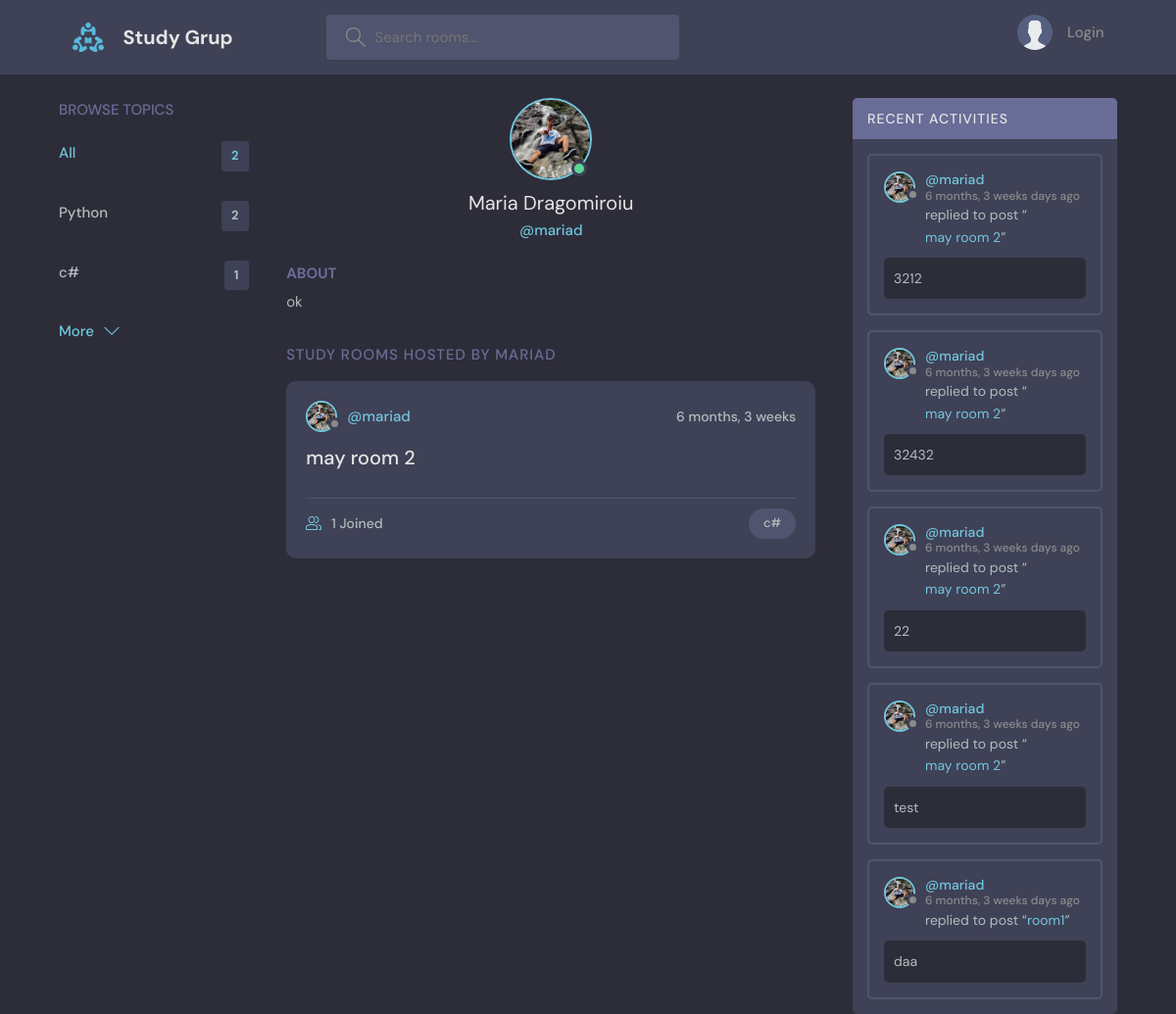
The page /profile/2 on the database its author committed.
### base/models.py (models this page shows, shortened)
class Topyc(models.Model):
    name = models.CharField(max_length=200)

class User(AbstractUser):
    name = models.CharField(max_length=200,null=True)
    email = models.EmailField(unique=True,null=True)
    bio = models.TextField(null=True)
    avatar = models.ImageField(null=True,default = 'avatar.svg')
    USERNAME_FIELD = 'email'
    REQUIRED_FIELDS = []

class Room(models.Model):
    host = models.ForeignKey(User, on_delete= models.SET_NULL, null=True)
    topic = models.ForeignKey(Topyc,on_delete=models.SET_NULL,null=True)
    name = models.CharField(max_length=200)
    description = models.TextField(null = True,blank=True)
    participants = models.ManyToManyField(User,related_name='participants',blank=True)
    updated = models.DateTimeField(auto_now=True)
    created = models.DateTimeField(auto_now_add=True)
    def __str__(self) -> str:
        return self.name
    class Meta:
        ordering = ['-updated','-created']

class Messages(models.Model):
    user = models.ForeignKey(User,on_delete=models.CASCADE)
    room = models.ForeignKey(Room,on_delete=models.CASCADE)
    body = models.TextField()
    updated = models.DateTimeField(auto_now=True)
    created = models.DateTimeField(auto_now_add=True)
    class Meta:
        ordering = ['-updated','-created']
    def __str__(self) -> str:
        return self.body[0:50]

### base/views.py (the view)
# urls.py: path('profile/<str:pk>',userProfile,name='profile'),
def userProfile(request,pk):
    user = User.objects.get(id=pk)
    rooms = user.room_set.all()
    room_message = user.messages_set.all()
    topics =Topyc.objects.all()
    context={
        'user':user,
        'rooms':rooms,
        'room_messages':room_message,
        'topics':topics
    }
    return render(request,'base/profile.html',context)

### base/templates/base/profile.html (shortened to what this page needs)
{% extends 'main.html' %}
{% block content %}
<main class="profile-page layout layout--3">
    <div class="container">
      {% include 'base/topics_components.html' %}
      <div class="roomList">
        <div class="profile">
          <div class="profile__avatar">
            <div class="avatar avatar--large active">
              <img src="{{user.avatar.url}}" />
            </div>
          </div>
          <div class="profile__info">
            <h3>{{user.name}}</h3>
            <p>@{{user.username}}</p>
            </div>
          <div class="profile__about">
            <h3>About</h3>
            <p>
              {{user.bio}}
            </p>
          </div>
        </div>
        <div class="roomList__header">
          <div>
            <h2>Study Rooms Hosted by {{user.username}}</a>
            </h2>
          </div>
        </div>
        {% include 'base/feed_components.html' %}
      </div>
    {% include 'base/activity_components.html' %}
    </div>
  </main>
{% endblock %}

### templates/main.html (shortened to what this page needs)
<!DOCTYPE html>
{% load static %}
<html lang="en">
  <head>
    <link rel="stylesheet" href="{% static 'base/css/style.css' %}">
  </head>
  <body>
    {% include 'navbar.html' %}
    {% block content %}
    {% endblock content %}
  </body>
</html>

### templates/navbar.html (shortened to what this page needs)
{% load static %}
<header class="header header--loggedIn">
    <div class="container">
      <a href="/" class="header__logo">
        <img src="{% static 'base/assets/logo.svg' %}" />
        <h1>Study Grup</h1>
      </a>
      <form class="header__search">
        <label>
          <form action="{% url 'home' %}" method="GET">
            <input type="text" name="q" placeholder="Search rooms...">
        </form>
        </label>
      </form>
      <nav class="header__menu">
        {% if request.user.is_authenticated %}
        <div class="header__user">
          <a href="{% url 'profile' request.user.id %}">
            <div class="avatar avatar--medium active">
              <img src="{{request.user.avatar.url}}" />
            </div>
            <p>{{request.user.name}} <span>@{{request.user.username}}</span></p>
          </a>
          <button class="dropdown-button">
            <svg version="1.1" xmlns="http://www.w3.org/2000/svg" width="32" height="32" viewBox="0 0 32 32">
              <title>chevron-down</title>
              <path d="M16 21l-13-13h-3l16 16 16-16h-3l-13 13z"></path>
            </svg>
          </button>
        </div>
        <div class="dropdown-menu">
          <a href="{% url 'settings' %}" class="dropdown-link"
            ><svg version="1.1" xmlns="http://www.w3.org/2000/svg" width="32" height="32" viewBox="0 0 32 32">
              <title>tools</title>
              <path
                d="M27.465 32c-1.211 0-2.35-0.471-3.207-1.328l-9.392-9.391c-2.369 0.898-4.898 0.951-7.355 0.15-3.274-1.074-5.869-3.67-6.943-6.942-0.879-2.682-0.734-5.45 0.419-8.004 0.135-0.299 0.408-0.512 0.731-0.572 0.32-0.051 0.654 0.045 0.887 0.277l5.394 5.395 3.586-3.586-5.394-5.395c-0.232-0.232-0.336-0.564-0.276-0.887s0.272-0.596 0.572-0.732c2.552-1.152 5.318-1.295 8.001-0.418 3.274 1.074 5.869 3.67 6.943 6.942 0.806 2.457 0.752 4.987-0.15 7.358l9.392 9.391c0.844 0.842 1.328 2.012 1.328 3.207-0 2.5-2.034 4.535-4.535 4.535zM15.101 19.102c0.26 0 0.516 0.102 0.707 0.293l9.864 9.863c0.479 0.479 1.116 0.742 1.793 0.742 1.398 0 2.535-1.137 2.535-2.535 0-0.668-0.27-1.322-0.742-1.793l-9.864-9.863c-0.294-0.295-0.376-0.74-0.204-1.119 0.943-2.090 1.061-4.357 0.341-6.555-0.863-2.631-3.034-4.801-5.665-5.666-1.713-0.561-3.468-0.609-5.145-0.164l4.986 4.988c0.391 0.391 0.391 1.023 0 1.414l-5 5c-0.188 0.188-0.441 0.293-0.707 0.293s-0.52-0.105-0.707-0.293l-4.987-4.988c-0.45 1.682-0.397 3.436 0.164 5.146 0.863 2.631 3.034 4.801 5.665 5.666 2.2 0.721 4.466 0.604 6.555-0.342 0.132-0.059 0.271-0.088 0.411-0.088z"
              ></path>
            </svg>
            Settings</a
          >
          <a href="{% url 'logoutUser' %}" class="dropdown-link"
            ><svg version="1.1" xmlns="http://www.w3.org/2000/svg" width="32" height="32" viewBox="0 0 32 32">
              <title>sign-out</title>
              <path
                d="M3 0h22c0.553 0 1 0 1 0.553l-0 3.447h-2v-2h-20v28h20v-2h2l0 3.447c0 0.553-0.447 0.553-1 0.553h-22c-0.553 0-1-0.447-1-1v-30c0-0.553 0.447-1 1-1z"
              ></path>
              <path
                d="M21.879 21.293l1.414 1.414 6.707-6.707-6.707-6.707-1.414 1.414 4.293 4.293h-14.172v2h14.172l-4.293 4.293z"
              ></path>
            </svg>
            Logout</a
          >
        </div>
        {% else %}
        <a href="{% url 'loginPage' %}">
          <img src="{% static 'base/assets/avatar.svg' %}" >
          <p>Login</p>
        </a>
        {% endif %}
      </nav>
    </div>
  </header>

### base/templates/base/topics_components.html
<div class="topics">
    <div class="topics__header">
      <h2>Browse Topics</h2>
    </div>
    <ul class="topics__list">
      <li>
        <a href="{% url 'home' %}" class="active">All <span>{{topics.count}}</span></a>
      </li>
      {% for topic in topics %}
      <li>
          <a href="{% url 'home' %}?q={{topic.name}}">{{topic.name}}<span>{{topic.room_set.all.count}}</span></a>
      </li>
  {% endfor %}
    </ul>
    <a class="btn btn--link" href="{% url 'topic' %}">
      More
      <svg version="1.1" xmlns="http://www.w3.org/2000/svg" width="32" height="32" viewBox="0 0 32 32">
        <title>chevron-down</title>
        <path d="M16 21l-13-13h-3l16 16 16-16h-3l-13 13z"></path>
      </svg>
    </a>
  </div>

### base/templates/base/feed_components.html (shortened to what this page needs)
    {% for room in rooms %}
    <div class="roomListRoom">
        <div class="roomListRoom__header">
          <a href="{% url 'profile' room.host.id %}" class="roomListRoom__author">
            <div class="avatar avatar--small">
              <img src="{{room.host.avatar.url}}" />
            </div>
            <span>@{{room.host.username}}</span>
          </a>
          <div class="roomListRoom__actions">
            <span>{{room.created|timesince}}</span>
          </div>
        </div>
        <div class="roomListRoom__content">
          <a href="{% url 'room' room.id %}">{{room.name}}</a>
        </div>
        <div class="roomListRoom__meta">
          <a href="{% url 'room' room.id %}" class="roomListRoom__joined">
            {{room.participants.all.count}} Joined
          </a>
          <p class="roomListRoom__topic">{{room.topic.name}}</p>
        </div>
      </div>
      {% endfor %}

### base/templates/base/activity_components.html (shortened to what this page needs)
<div class="activities">
    <div class="activities__header">
      <h2>Recent Activities</h2>
    </div>
    {% for message in room_messages %}
    <div class="activities__box">
      <div class="activities__boxHeader roomListRoom__header">
        <a href="{% url 'profile' message.user.id %}" class="roomListRoom__author">
          <div class="avatar avatar--small">
            <img src="{{message.user.avatar.url}}" />
          </div>
          <p>
            @{{message.user.username}}
            <span>{{message.created|timesince}} days ago</span>
          </p>
        </a>
      </div>
      <div class="activities__boxContent">
        <p>replied to post “<a href="{% url  'room' message.room.id%}">{{ message.room}}</a>”</p>
        <div class="activities__boxRoomContent"><p>{{message}}</p>
        </div>
      </div>
    </div>
    {% endfor %}
</div>

### rows shown on the page
Topyc: name "Python", room_set.all.count "2"
Topyc: name "c#", room_set.all.count "1"
User: avatar (picture), name "Maria Dragomiroiu", username "mariad", bio "ok", username "MARIAD"
Room: host.avatar (picture), host.username "mariad", created "6 months, 3 weeks", name "may room 2", participants.all.count "1", topic.name "c#"
Messages: user.avatar (picture), user.username "mariad", created "6 months, 3 weeks", room "may room 2", body "3212"
Messages: user.avatar (picture), user.username "mariad", created "6 months, 3 weeks", room "may room 2", body "32432"
Messages: user.avatar (picture), user.username "mariad", created "6 months, 3 weeks", room "may room 2", body "22"
Messages: user.avatar (picture), user.username "mariad", created "6 months, 3 weeks", room "may room 2", body "test"
Messages: user.avatar (picture), user.username "mariad", created "6 months, 3 weeks", room "room1", body "daa"

### other values the page prints
{{ topics.count }} "2"
